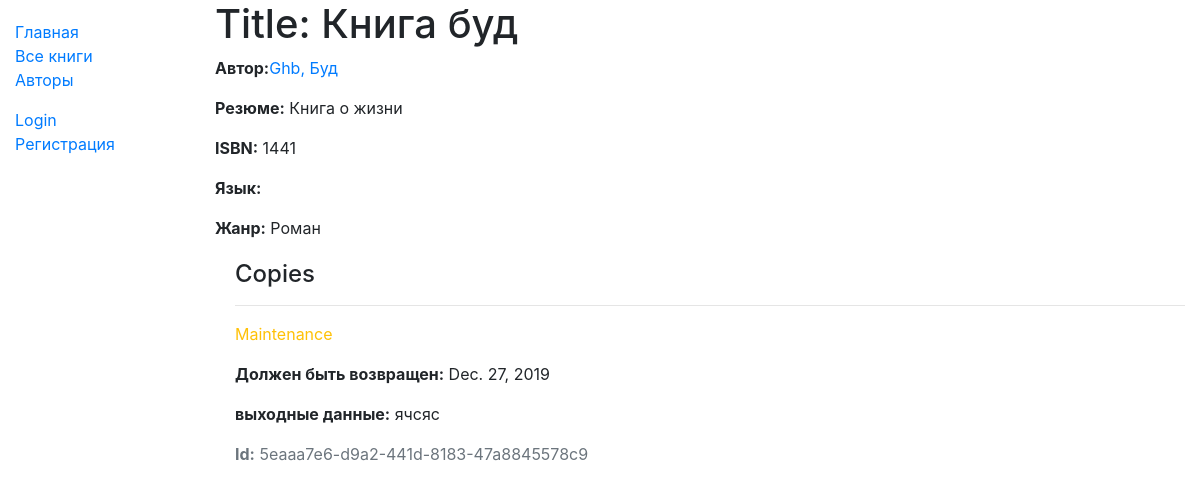
/catalog/book/1, run on the app's committed database.
### catalog/models.py (models this page shows, shortened)
class Book(models.Model):
    title = models.CharField(max_length=200)
    author = models.ForeignKey('Author', on_delete=models.SET_NULL, null=True)
    summary = models.TextField(max_length=1000, help_text="Enter a brief description of the book")
    isbn = models.CharField('ISBN', max_length=13,
                            help_text='13 Character <a href="https://www.isbn-international.org/content/what-isbn'
                                      '">ISBN number</a>')
    genre = models.ManyToManyField(Genre, help_text="Select a genre for this book")
    def display_genre(self):
        return ', '.join([genre.name for genre in self.genre.all()[:3]])
    display_genre.short_description = 'Genre'

class Author(models.Model):
    first_name = models.CharField(max_length=100)
    last_name = models.CharField(max_length=100)
    date_of_birth = models.DateField(null=True, blank=True)
    date_of_death = models.DateField('died', null=True, blank=True)
    class Meta:
        ordering = ['last_name', 'first_name']
    def __str__(self):
        return '{0}, {1}'.format(self.last_name, self.first_name)

class Genre(models.Model):
    name = models.CharField(
        max_length=200,
        help_text="Enter a book genre (e.g. Science Fiction, French Poetry etc.)"
        )
    def __str__(self):
        return self.name

class BookInstance(models.Model):
    id = models.UUIDField(primary_key=True, default=uuid.uuid4,
                          help_text="Unique ID for this particular book across whole library")
    book = models.ForeignKey('Book', on_delete=models.SET_NULL, null=True)
    imprint = models.CharField(max_length=200)
    due_back = models.DateField(null=True, blank=True)
    borrower = models.ForeignKey(User, on_delete=models.SET_NULL, null=True, blank=True)
    LOAN_STATUS = (
        ('d', 'Maintenance'),
        ('o', 'On loan'),
        ('a', 'Available'),
        ('r', 'Reserved'),
    )
    status = models.CharField(
        max_length=1,
        choices=LOAN_STATUS,
        blank=True,
        default='d',
        help_text='Book availability')
    class Meta:
        ordering = ['due_back']
        permissions = (("can_mark_returned", "Set book as returned"),)

### catalog/views.py (the view, shortened to what this page needs)
# urls.py: path('book/<int:pk>', views.BookDetailView.as_view(), name='book-detail'),
class BookDetailView(generic.DetailView):
	model = Book

### catalog/templates/catalog/book_detail.html (shortened to what this page needs)
{% extends "base_generic.html" %}
{% block content %}
  <h1>Title: {{ book.title }}</h1>
  <p><strong>Автор:</strong><a href="{% url 'author-detail' book.author.pk %}">{{ book.author }}</a></p>
  <p><strong>Резюме:</strong> {{ book.summary }}</p>
  <p><strong>ISBN:</strong> {{ book.isbn }}</p>
  <p><strong>Язык:</strong> {{ book.language }}</p>
  <p><strong>Жанр:</strong> {{ book.genre.all|join:", " }}</p>
  <div style="margin-left:20px;margin-top:20px">
    <h4>Copies</h4>
    {% for copy in book.bookinstance_set.all %}
      <hr>
      <p class="{% if copy.status == 'a' %}text-success{% elif copy.status == 'm' %}text-danger{% else %}text-warning{% endif %}">
        {{ copy.get_status_display }}
      </p>
      {% if copy.status != 'a' %}
        <p><strong>Должен быть возвращен:</strong> {{ copy.due_back }}</p>
      {% endif %}
      <p><strong>выходные данные:</strong> {{ copy.imprint }}</p>
      <p class="text-muted"><strong>Id:</strong> {{ copy.id }}</p>
    {% endfor %}
  </div>
{% endblock %}

### data on the page
Book: title "Книга буд", author "Ghb, Буд", summary "Книга о жизни", isbn "1441", genre.all "Роман"
BookInstance: status "Maintenance", due_back "Dec. 27, 2019", imprint "ячсяс", id "5eaaa7e6-d9a2-441d-8183-47a8845578c9"
